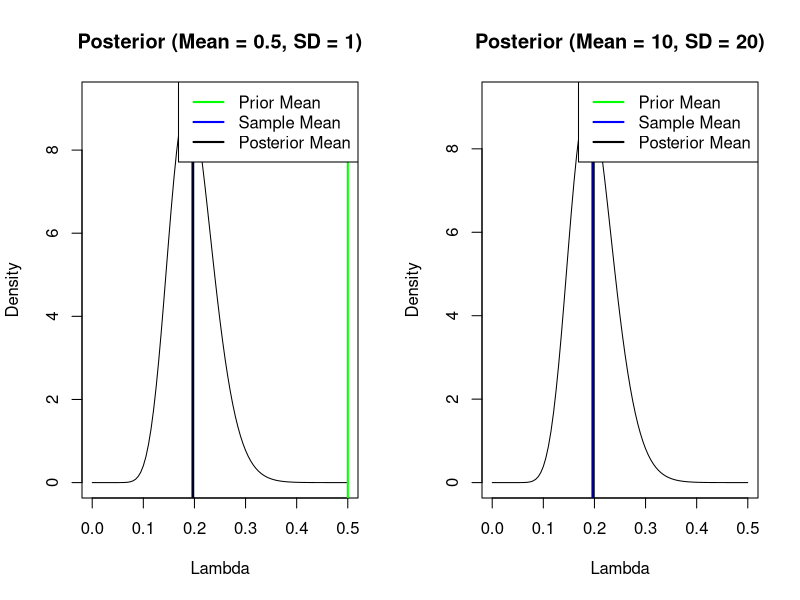

Recreate this plot in R.
## ---- chunk 1

# Sample size
n <- 20
# Average waiting time per customer (in minutes)
avg_time <- 5.1
# Total observed waiting time
total_time <- n * avg_time

# Case 1: Prior mean = 0.5, SD = 1
mean1 <- 0.5
sd1 <- 1
alpha1 <- (mean1 / sd1)^2
beta1 <- mean1 / (sd1^2)

# Case 2: Prior mean = 10, SD = 20
mean2 <- 10
sd2 <- 20
alpha2 <- (mean2 / sd2)^2
beta2 <- mean2 / (sd2^2)

# Posterior parameters
# Posterior alpha = alpha_prior + n
# Posterior beta = beta_prior + total_time

# Case 1 Posterior
alpha_post1 <- alpha1 + n
beta_post1 <- beta1 + total_time

# Case 2 Posterior
alpha_post2 <- alpha2 + n
beta_post2 <- beta2 + total_time

# Posterior means
lambda_post_mean1 <- alpha_post1 / beta_post1
lambda_post_mean2 <- alpha_post2 / beta_post2

# Plot the posterior distributions
par(mfrow = c(1, 2))  # two plots side by side

# Case 1 posterior distribution
curve(dgamma(x, shape = alpha_post1, rate = beta_post1), 
      from = 0, to = 0.5, 
      main = "Posterior (Mean = 0.5, SD = 1)", 
      xlab = "Lambda", 
      ylab = "Density")

# Add prior mean, sample mean, and posterior mean lines
abline(v = mean1, col = "green", lwd = 2)  # prior mean
abline(v = 1 / avg_time, col = "blue", lwd = 2)  # sample mean
abline(v = lambda_post_mean1, col = "black", lwd = 2)  # posterior mean

legend("topright", legend = c("Prior Mean", "Sample Mean", "Posterior Mean"), 
       col = c("green", "blue", "black"), lwd = 2)

# Case 2 posterior distribution
curve(dgamma(x, shape = alpha_post2, rate = beta_post2), 
      from = 0, to = 0.5, 
      main = "Posterior (Mean = 10, SD = 20)", 
      xlab = "Lambda", 
      ylab = "Density")

# Add prior mean, sample mean, and posterior mean lines
abline(v = mean2, col = "green", lwd = 2)  # prior mean
abline(v = 1 / avg_time, col = "blue", lwd = 2)  # sample mean
abline(v = lambda_post_mean2, col = "black", lwd = 2)  # posterior mean

legend("topright", legend = c("Prior Mean", "Sample Mean", "Posterior Mean"), 
       col = c("green", "blue", "black"), lwd = 2)

# Posterior means
cat("Case 1 Posterior Mean (Mean = 0.5, SD = 1):", lambda_post_mean1, "\n")
cat("Case 2 Posterior Mean (Mean = 10, SD = 20):", lambda_post_mean2, "\n")


#Conclusion : 
#The posterior distribution for Case 1 (with prior mean = 0.5, SD = 1) 
#will be more concentrated around smaller values of λ, reflecting the 
#more informative prior.

#The posterior distribution for Case 2 (with prior mean = 10, SD = 20) 
#is broader and less concentrated, indicating a less informative prior.

